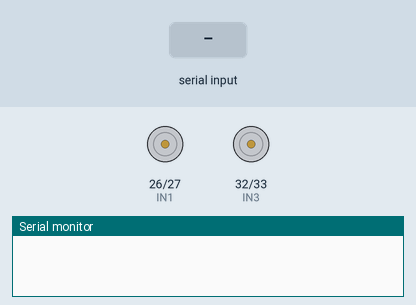
The sketch below on a simulated ESP32. On the bench: motor-driver pin pairs drawn as motors (green arrow = first pin HIGH = forward, orange = second pin HIGH = backward, longer = more drive), the last lines printed to the serial monitor. The test bench sets the inputs (shaded band). Nothing arrives over Bluetooth unless stated.

Above: at 1.2 s.
1.3 s: "F" received over the second serial link
At 2.5 s:
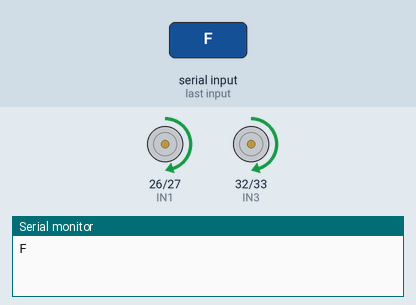
2.8 s: "B" received over the second serial link
At 3.8 s:
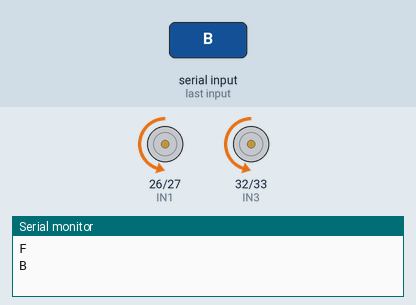
4.3 s: "L" received over the second serial link
At 5.0 s:
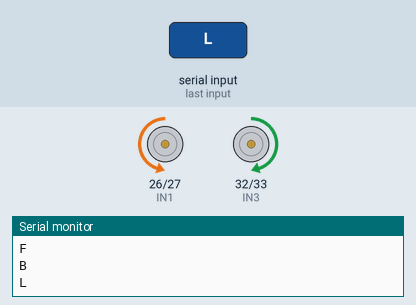
5.8 s: "R" received over the second serial link
At 6.1 s:
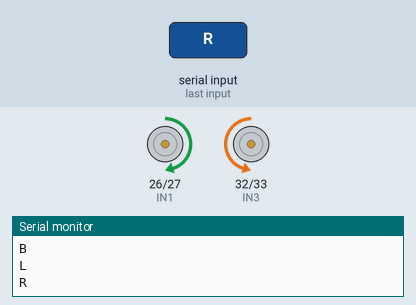
Timing chart, 0 to 8.3 s (numbered marks = the images above; inputs shaded):
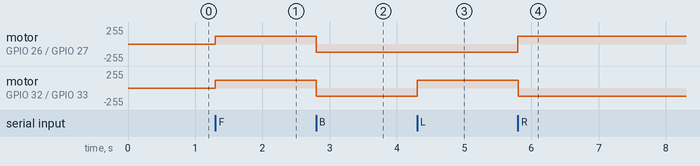

Measured:
- after the input at 1.3 s, motor on GPIO 26 (IN1) / GPIO 27 (IN2), motor on GPIO 32 (IN3) / GPIO 33 (IN4): stopped → forward 120/255 at once
- after the input at 2.8 s, motor on GPIO 26 (IN1) / GPIO 27 (IN2), motor on GPIO 32 (IN3) / GPIO 33 (IN4): forward 120/255 → backward 120/255 at once
- after the input at 4.3 s, motor on GPIO 32 (IN3) / GPIO 33 (IN4): backward 120/255 → forward 120/255 at once
- after the input at 5.8 s, motor on GPIO 26 (IN1) / GPIO 27 (IN2): backward 120/255 → forward 120/255 at once; motor on GPIO 32 (IN3) / GPIO 33 (IN4): forward 120/255 → backward 120/255 at once

The sketch:

sketch_may14a.ino
```cpp
#include "BluetoothSerial.h"

BluetoothSerial SerialBT;

// ===== MOTOR PINS =====

#define IN1 26
#define IN2 27
#define IN3 32
#define IN4 33

char command;

void setup() {

  pinMode(IN1, OUTPUT);
  pinMode(IN2, OUTPUT);

  pinMode(IN3, OUTPUT);
  pinMode(IN4, OUTPUT);

  Serial.begin(115200);

  // Bluetooth name

  SerialBT.begin("ESP32_ROBOT");

  stopRobot();
}

void loop() {

  if (SerialBT.available()) {

    command = SerialBT.read();

    Serial.println(command);

    // ===== FORWARD =====

    if (command == 'F') {

      moveForward();
    }

    // ===== BACKWARD =====

    else if (command == 'B') {

      moveBackward();
    }

    // ===== LEFT =====

    else if (command == 'L') {

      turnLeft();
    }

    // ===== RIGHT =====

    else if (command == 'R') {

      turnRight();
    }

    // ===== STOP =====

    else if (command == 'S') {

      stopRobot();
    }
  }
}

// ===== FUNCTIONS =====

void moveForward() {

  analogWrite(IN1, 120);
  analogWrite(IN2, 0);

  analogWrite(IN3, 120);
  analogWrite(IN4, 0);
}

void moveBackward() {

  analogWrite(IN1, 0);
  analogWrite(IN2, 120);

  analogWrite(IN3, 0);
  analogWrite(IN4, 120);
}

void turnLeft() {

  analogWrite(IN1, 0);
  analogWrite(IN2, 120);

  analogWrite(IN3, 120);
  analogWrite(IN4, 0);
}

void turnRight() {

  analogWrite(IN1, 120);
  analogWrite(IN2, 0);

  analogWrite(IN3, 0);
  analogWrite(IN4, 120);
}

void stopRobot() {

  analogWrite(IN1, 0);
  analogWrite(IN2, 0);

  analogWrite(IN3, 0);
  analogWrite(IN4, 0);
}
```

sketch_may14b.ino
```cpp

```
